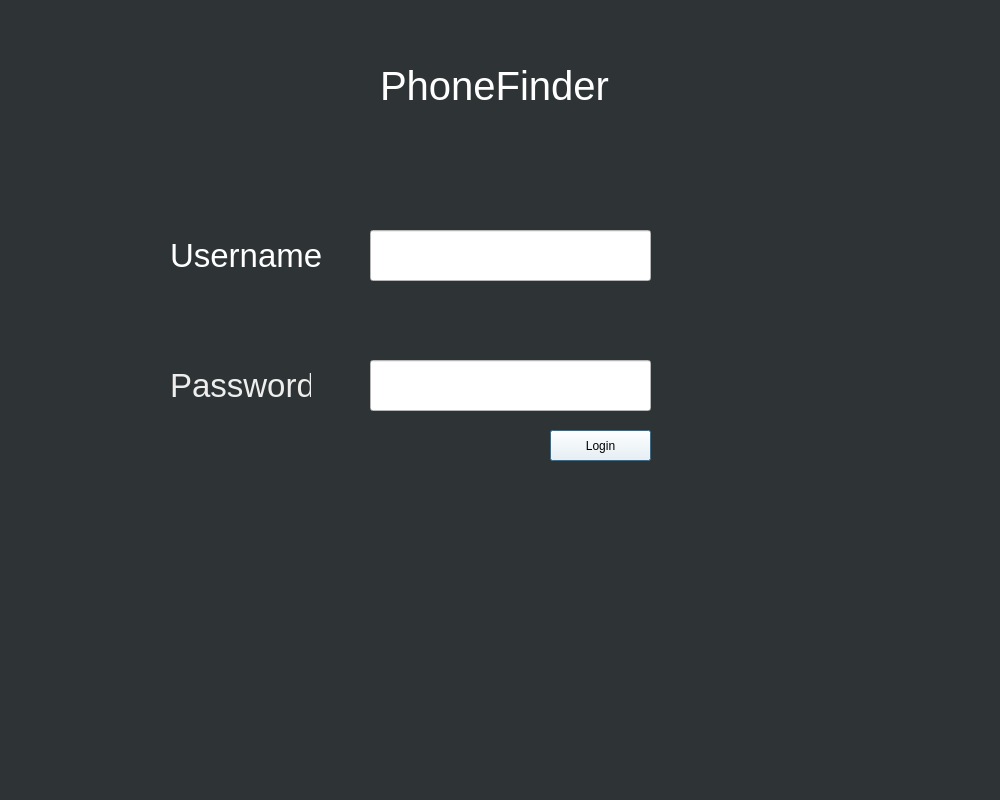
<?xml version="1.0" encoding="UTF-8"?>
<ui version="4.0">
 <class>Dialog</class>
 <widget class="QDialog" name="Dialog">
  <property name="geometry">
   <rect>
    <x>0</x>
    <y>0</y>
    <width>1000</width>
    <height>800</height>
   </rect>
  </property>
  <property name="windowTitle">
   <string>Dialog</string>
  </property>
  <property name="styleSheet">
   <string notr="true">background-color: rgb(46, 52, 54); font-size:20</string>
  </property>
  <widget class="QLabel" name="loginlabel">
   <property name="geometry">
    <rect>
     <x>380</x>
     <y>60</y>
     <width>241</width>
     <height>51</height>
    </rect>
   </property>
   <property name="styleSheet">
    <string notr="true">color: rgb(255, 255, 255); font-size:30pt;
</string>
   </property>
   <property name="text">
    <string>PhoneFinder</string>
   </property>
  </widget>
  <widget class="QLineEdit" name="loginUserName">
   <property name="geometry">
    <rect>
     <x>370</x>
     <y>230</y>
     <width>281</width>
     <height>51</height>
    </rect>
   </property>
   <property name="styleSheet">
    <string notr="true">background-color: rgb(255, 255, 255);</string>
   </property>
   <property name="text">
    <string/>
   </property>
  </widget>
  <widget class="QLabel" name="userNameLabel">
   <property name="geometry">
    <rect>
     <x>170</x>
     <y>240</y>
     <width>161</width>
     <height>31</height>
    </rect>
   </property>
   <property name="styleSheet">
    <string notr="true">color: rgb(255, 255, 255);
font-size:25pt;</string>
   </property>
   <property name="text">
    <string>Username</string>
   </property>
  </widget>
  <widget class="QLabel" name="passwordLabel">
   <property name="geometry">
    <rect>
     <x>170</x>
     <y>370</y>
     <width>141</width>
     <height>31</height>
    </rect>
   </property>
   <property name="styleSheet">
    <string notr="true">color: rgb(238, 238, 236);
font-size: 25pt;</string>
   </property>
   <property name="text">
    <string>Password</string>
   </property>
  </widget>
  <widget class="QLineEdit" name="loginPassWord">
   <property name="geometry">
    <rect>
     <x>370</x>
     <y>360</y>
     <width>281</width>
     <height>51</height>
    </rect>
   </property>
   <property name="styleSheet">
    <string notr="true">background-color: rgb(255, 255, 255);</string>
   </property>
   <property name="text">
    <string/>
   </property>
  </widget>
  <widget class="QPushButton" name="loginbutton">
   <property name="geometry">
    <rect>
     <x>550</x>
     <y>430</y>
     <width>101</width>
     <height>31</height>
    </rect>
   </property>
   <property name="styleSheet">
    <string notr="true">background-color: rgb(255, 255, 255);</string>
   </property>
   <property name="text">
    <string>Login</string>
   </property>
  </widget>
 </widget>
 <resources/>
 <connections/>
</ui>
